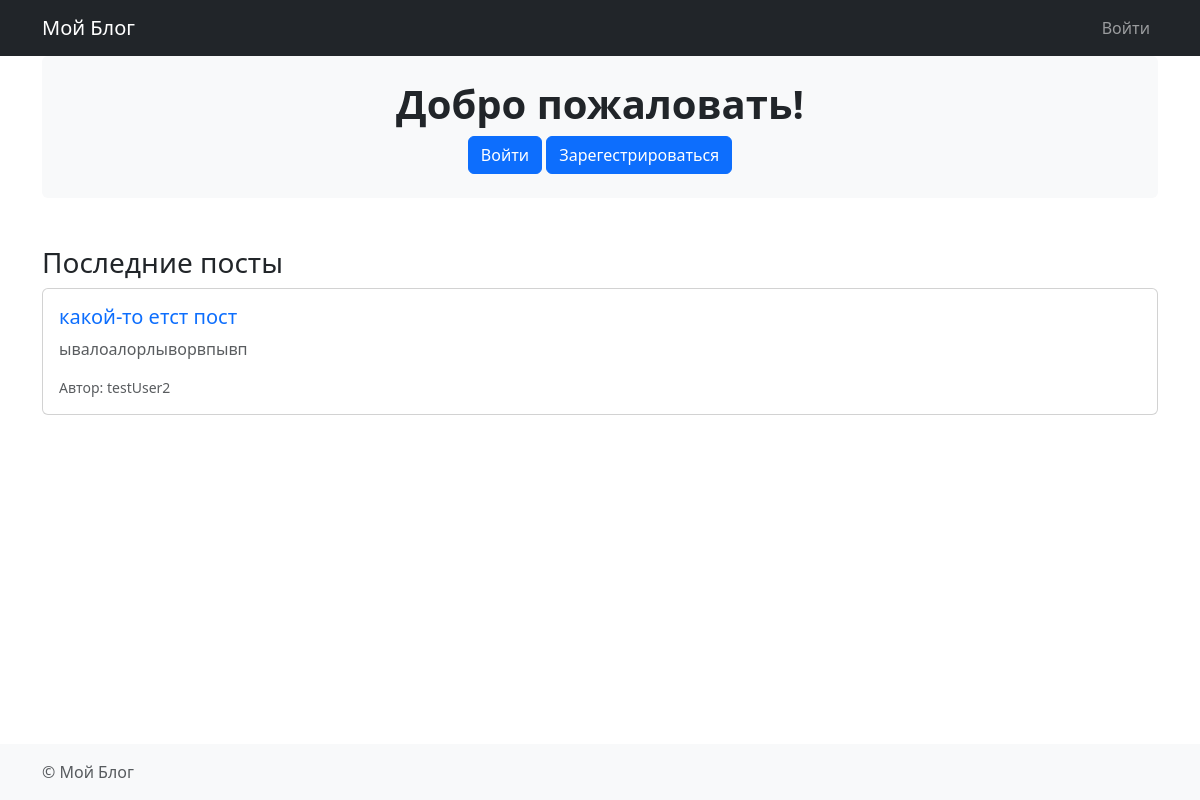
Before: / with the older database file.
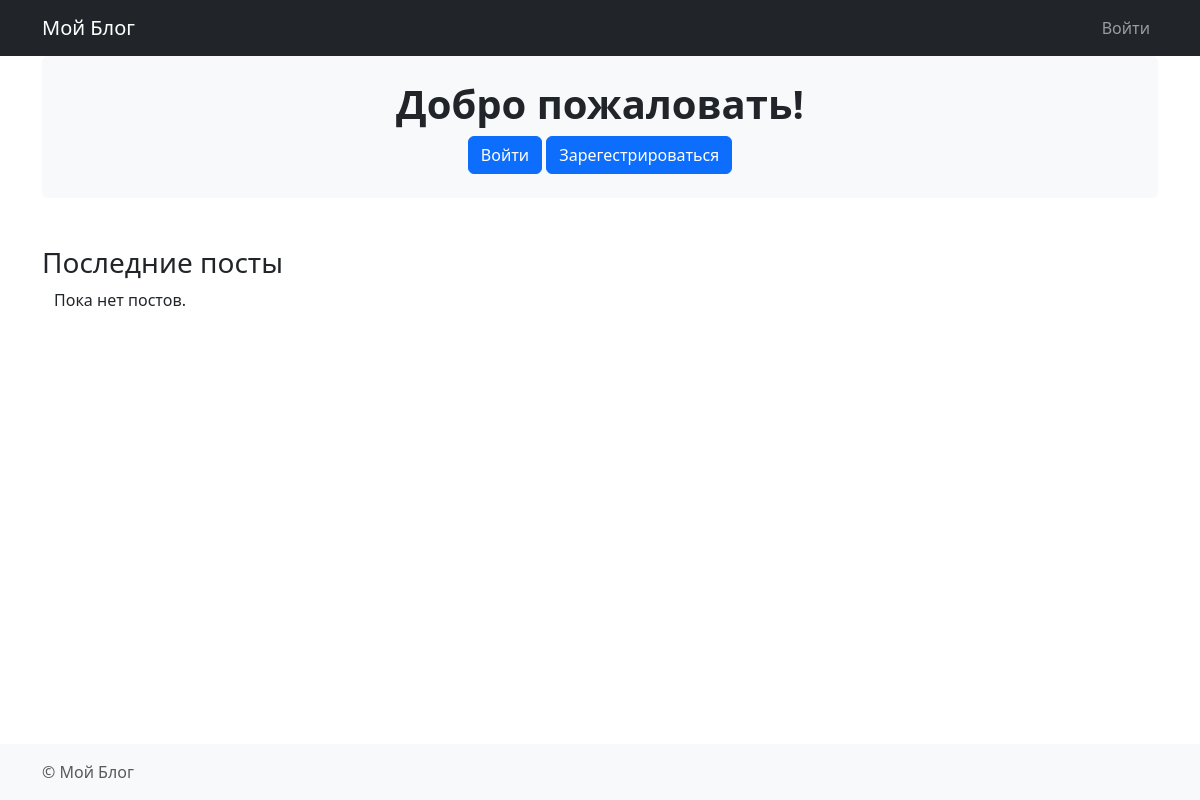
After: the same page with the newer database file.
### blog/models.py (models this page shows, shortened)
class Post(models.Model):
    title = models.CharField(max_length=200)
    content = models.TextField()
    date_posted = models.DateTimeField(default=timezone.now)
    author = models.ForeignKey(User, on_delete=models.CASCADE)
    likes = models.ManyToManyField(User, related_name='post_likes', blank=True)
    class Meta:
        ordering = ['-date_posted']

### blog/views.py (the view)
# urls.py: path('', views.HomePageView.as_view(), name='home'),
class HomePageView(ListView):
    model = Post
    template_name = 'blog/home.html'
    context_object_name = 'posts'
    paginate_by = 50
    def get_queryset(self):
        return Post.objects.all()

### blog/templates/blog/home.html (shortened to what this page needs)
{% extends 'blog/base.html' %}
{% block content %}
<div class="text-center py-4 bg-light rounded">
    <h1 class="display-6 fw-bold">Добро пожаловать!</h1>
    {% if not user.is_authenticated %}
        <a href="{% url 'login' %}" class="btn btn-primary">
            Войти
        </a>
        <a href="{% url 'register' %}" class="btn btn-primary">
            Зарегестрироваться
        </a>
    {% else %}
        <p>Сделаем вид что тут мотивирующий текст. Я просто уже устала писать представления</p>
    {% endif %}
</div>
<h3 class="mt-5">Последние посты</h3>
{% if posts %}
    {% for post in posts %}
        <div class="card mb-3">
            <div class="card-body">
                <h5 class="card-title">
                    <a href="{% url 'post_detail' post.pk %}" class="text-decoration-none">
                        {{ post.title|truncatechars:50 }}
                    </a>
                </h5>
                <p class="card-text text-muted">{{ post.content|truncatechars:150 }}</p>
                <div class="d-flex justify-content-between text-muted small">
                    <span>Автор: {{ post.author.username }}</span>
                </div>
            </div>
        </div>
    {% endfor %}
{% else %}
    <div class="container">
        Пока нет постов.
    </div>
{% endif %}
{% endblock %}

### blog/templates/blog/base.html (shortened to what this page needs)
<!DOCTYPE html>
<html lang="ru">
<head>
    <link href="https://cdn.jsdelivr.net/npm/bootstrap@5.3.2/dist/css/bootstrap.min.css" rel="stylesheet">
</head>
<body class="d-flex flex-column min-vh-100">
    <nav class="navbar navbar-expand-lg navbar-dark bg-dark">
        <div class="container">
            <a class="navbar-brand" href="{% url 'home' %}">Мой Блог</a>
            <div class="navbar-nav ms-auto">
                {% if user.is_authenticated %}
                <a class="nav-link" href="{% url 'post_create' %}">Создать пост </a>
                <a class="nav-link" href="{% url 'profile' %}">Мой профиль</a>
                    <form method="post" action="{% url 'logout' %}" class="d-inline">
                        {% csrf_token %}
                        <button type="submit" class="btn btn-link nav-link">Выйти</button>
                    </form>
                {% else %}
                    <a class="nav-link" href="{% url 'login' %}">Войти</a>
                {% endif %}
            </div>
        </div>
    </nav>
    <div class="container flex-grow-1">
        {% block content %}
        {% endblock %}
    </div>
    <footer class="footer mt-auto py-3 bg-light">
        <div class="container">
            <span class="text-muted">&copy; Мой Блог</span>
        </div>
    </footer>
</body>
</html>

Changed rows visible on the page:
removed Post: title "какой-то етст пост", content "ывалоалорлыворвпывп", author.username "testUser2"
Other visible differences:
text now shown: "Пока нет постов."
